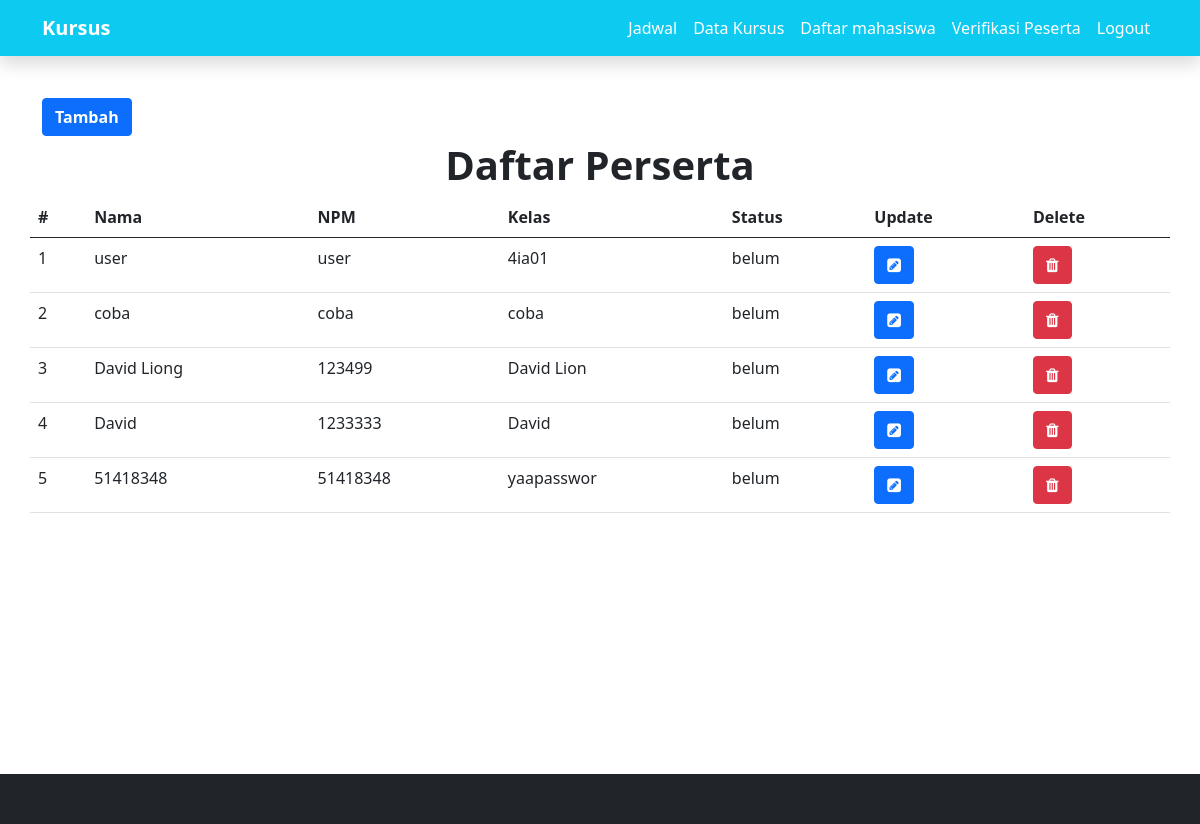
The page /admin/index.php (signed in) on the database its author committed.
### tables this page shows
CREATE TABLE `mahasiswa` (
  `id` int(10) NOT NULL,
  `npm` varchar(15) NOT NULL,
  `nama` varchar(35) NOT NULL,
  `kelas` varchar(10) NOT NULL,
  `password` varchar(100) NOT NULL,
  `status` varchar(30) NOT NULL DEFAULT 'belum'
);

### admin/index.php (the view, shortened to what this page needs)
<?php
require "config.php";
?>
<!doctype html>
<html lang="en">
  <head>
    <link href="https://cdn.jsdelivr.net/npm/bootstrap@5.0.1/dist/css/bootstrap.min.css" rel="stylesheet">
    <link rel="stylesheet" href="https://cdn.jsdelivr.net/npm/bootstrap-icons@1.5.0/font/bootstrap-icons.css">
    <link rel="stylesheet" href="https://maxcdn.bootstrapcdn.com/font-awesome/4.5.0/css/font-awesome.min.css" />
  </head>
  <body>
    <header>
        <nav class="navbar navbar-expand-lg navbar-dark bg-info shadow fixed-top">
        <div class="container">
            <a class="navbar-brand fw-bold" href="#">Kursus</a>
            <div class="collapse navbar-collapse" id="navbarNav">
            <ul class="navbar-nav ms-auto">
                <li class="nav-item">
                <a class="nav-link active" aria-current="page" href="jadwal_kursus.php">Jadwal</a>
                </li>
                <li class="nav-item">
                <a class="nav-link active" aria-current="page" href="data_kursus.php">Data Kursus</a>
                </li>
                <li class="nav-item">
                <a class="nav-link active" aria-current="page" href="index.php">Daftar mahasiswa</a>
                </li>
                <li class="nav-item">
                <a class="nav-link active" aria-current="page" href="laporan.php">Verifikasi Peserta</a>
                </li>
                <li class="nav-item">
                <a class="nav-link active" aria-current="page" href="logout.php">Logout</a>
                </li>
            </ul>
            </div>
        </div>
        </nav>
    </header>
    <div class="container mt-5">
      <a class="btn btn-primary"  style="margin-top: 50px; font-weight: bold;"href="tambah.php" role="button">Tambah</a>
      <div class="row">
        <div class="col-sm text-center">
          <h1 style="margin-top: 5px; font-weight: bold;">Daftar Perserta</span></h1>
        </div>
        <table class="table">
  <thead>
    <tr>
      <th scope="col">#</th>
      <th scope="col">Nama</th>
      <th scope="col">NPM</th>
      <th scope="col">Kelas</th>
      <th scope="col">Status</th>
      <th scope="col">Update</th>
      <th scope="col">Delete</th>
    </tr>
  </thead>
  <tbody>
  <?php
    $result = mysqli_query($conn, "SELECT * FROM mahasiswa ORDER BY id DESC");
    $no=1;
    while($user_data = mysqli_fetch_array($result)) {
      ?>
    <tr>
      <td><?php echo $no++ ?></td>
      <td><?php echo $user_data['nama'] ?></td>
      <td><?php echo $user_data['npm'] ?></td>
      <td><?php echo $user_data['kelas'] ?></td>
      <td><?php echo $user_data['status'] ?></td>
      <td><a class="btn btn-primary" href="edit.php?id=<?php echo $user_data['id'] ?>" role="button"><i class="fa fa-pencil-square" aria-hidden="true"></i></a></td>
      <td><a class="btn btn-danger" href="delete.php?id=<?php echo $user_data['id'] ?>" role="button"><i class="fa fa-trash" aria-hidden="true"></i></a></td>
    </tr>
    <?php }?>
  </tbody>
</table>
      </div>
    </div>
    <br>
    <br>
    <br>
    <footer>
        <div class="container-fluid" style="  position: absolute;
  bottom: 0;
  width: 100%;
  height: 50px;" >
            <div class="row">
                <div class="col-sm bg-dark p-3">
                    <p class="text-center text-white pt-2"></p>
                </div>
            </div>
        </div>
    </footer>
  </body>
</html>

### rows shown on the page
mahasiswa: nama "user", npm "user", kelas "4ia01", status "belum"
mahasiswa: nama "coba", npm "coba", kelas "coba", status "belum"
mahasiswa: nama "David Liong", npm "123499", kelas "David Lion", status "belum"
mahasiswa: nama "David", npm "1233333", kelas "David", status "belum"
mahasiswa: nama "51418348", npm "51418348", kelas "yaapasswor", status "belum"
